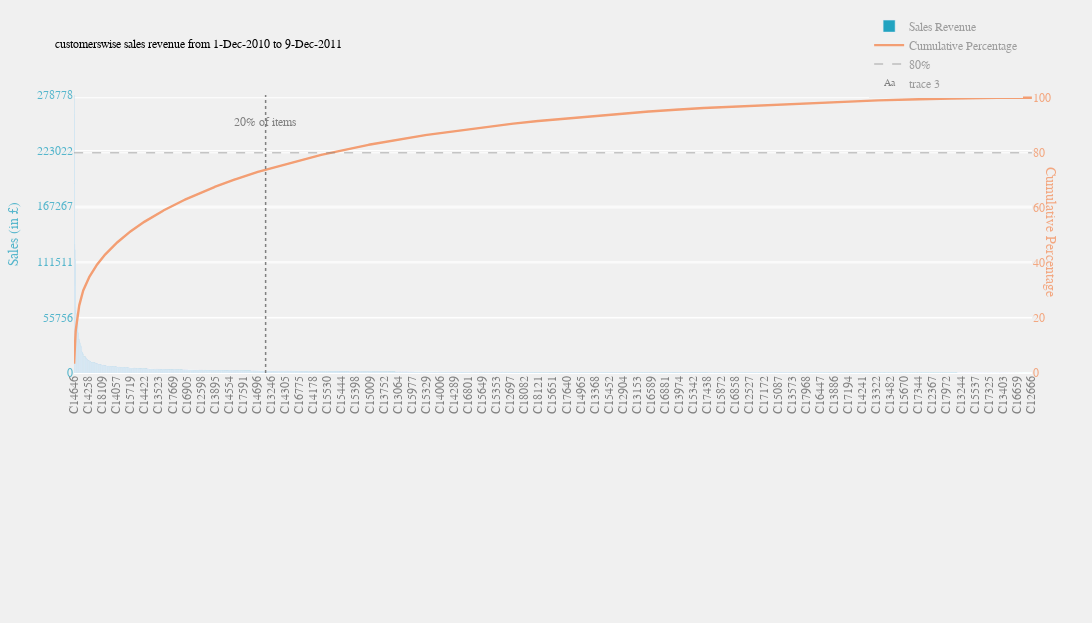

This figure's notebook cell:
### Markdown cell above
Pareto principle holds true for items in our dataset, as 22% of all the items are contributing to 80% of the sales revenue. 22% of all items means 803 items.

### Code cell
applyPareto(df,'CustomerID','customers')

### Figure 1 — Plotly figure (JSON) as saved in the notebook; plotly's stock layout.template omitted (floating-point values rounded to 4 significant figures; data arrays with more than 128 entries replaced by an {"elided": "..."} marker saying what was removed)
{"data": [{"marker": {"color": "rgb(34,163,192)"}, "name": "Sales Revenue", "x": {"elided": "4357 str values"}, "y": {"elided": "4357 float values"}, "type": "bar"}, {"line": {"color": "rgb(243,158,115)", "width": 2.4}, "name": "Cumulative Percentage", "x": {"elided": "4357 str values"}, "y": {"elided": "4357 float values"}, "yaxis": "y2", "type": "scatter"}, {"line": {"color": "rgba(128,128,128,.45)", "dash": "dash", "width": 1.5}, "name": "80%", "x": {"elided": "4357 str values"}, "y": {"elided": "4357 int values"}, "yaxis": "y2", "type": "scatter"}, {"mode": "text", "text": ["20% of items"], "x": [["C16698"]], "y": [250900.0], "type": "scatter"}], "layout": {"annotations": [{"font": {"color": "rgba(243,158,115,.9)", "family": "Balto, sans-serif", "size": 14}, "showarrow": false, "text": "Cumulative Percentage", "textangle": 90, "x": 1.029, "xref": "paper", "y": 0.75, "yref": "paper"}], "font": {"color": "rgb(128,128,128)", "family": "Balto, sans-serif", "size": 12}, "height": 623, "hovermode": "closest", "legend": {"font": {"color": "rgba(128,128,128,.75)", "family": "Balto, sans-serif", "size": 12}, "x": 0.83, "y": 1.3}, "margin": {"b": 250, "l": 60, "r": 60, "t": 65}, "paper_bgcolor": "rgb(240, 240, 240)", "plot_bgcolor": "rgb(240, 240, 240)", "shapes": [{"line": {"color": "rgb(128,128,128,.45)", "dash": "dot", "width": 1.5}, "type": "line", "x0": 871, "x1": 871, "y0": 0, "y1": 278778}], "showlegend": true, "title": {"font": {"color": "black", "family": "Balto, sans-serif", "size": 12}, "text": "customerswise sales revenue from 1-Dec-2010 to 9-Dec-2011"}, "width": 1500, "xaxis": {"tickangle": -90}, "yaxis": {"dtick": 1, "range": [0, 278778], "tickfont": {"color": "rgba(34,163,192,.75)"}, "tickformat": ".0f", "tickvals": [0, 55760.0, 111500.0, 167300.0, 223000.0, 278778], "title": {"font": {"color": "rgba(34,163,192,.75)", "family": "Balto, sans-serif", "size": 14}, "text": "Sales (in £)"}}, "yaxis2": {"overlaying": "y", "range": [0, 101], "side": "right", "tickfont": {"color": "rgba(243,158,115,.9)"}, "tickvals": [0, 20, 40, 60, 80, 100]}}}
